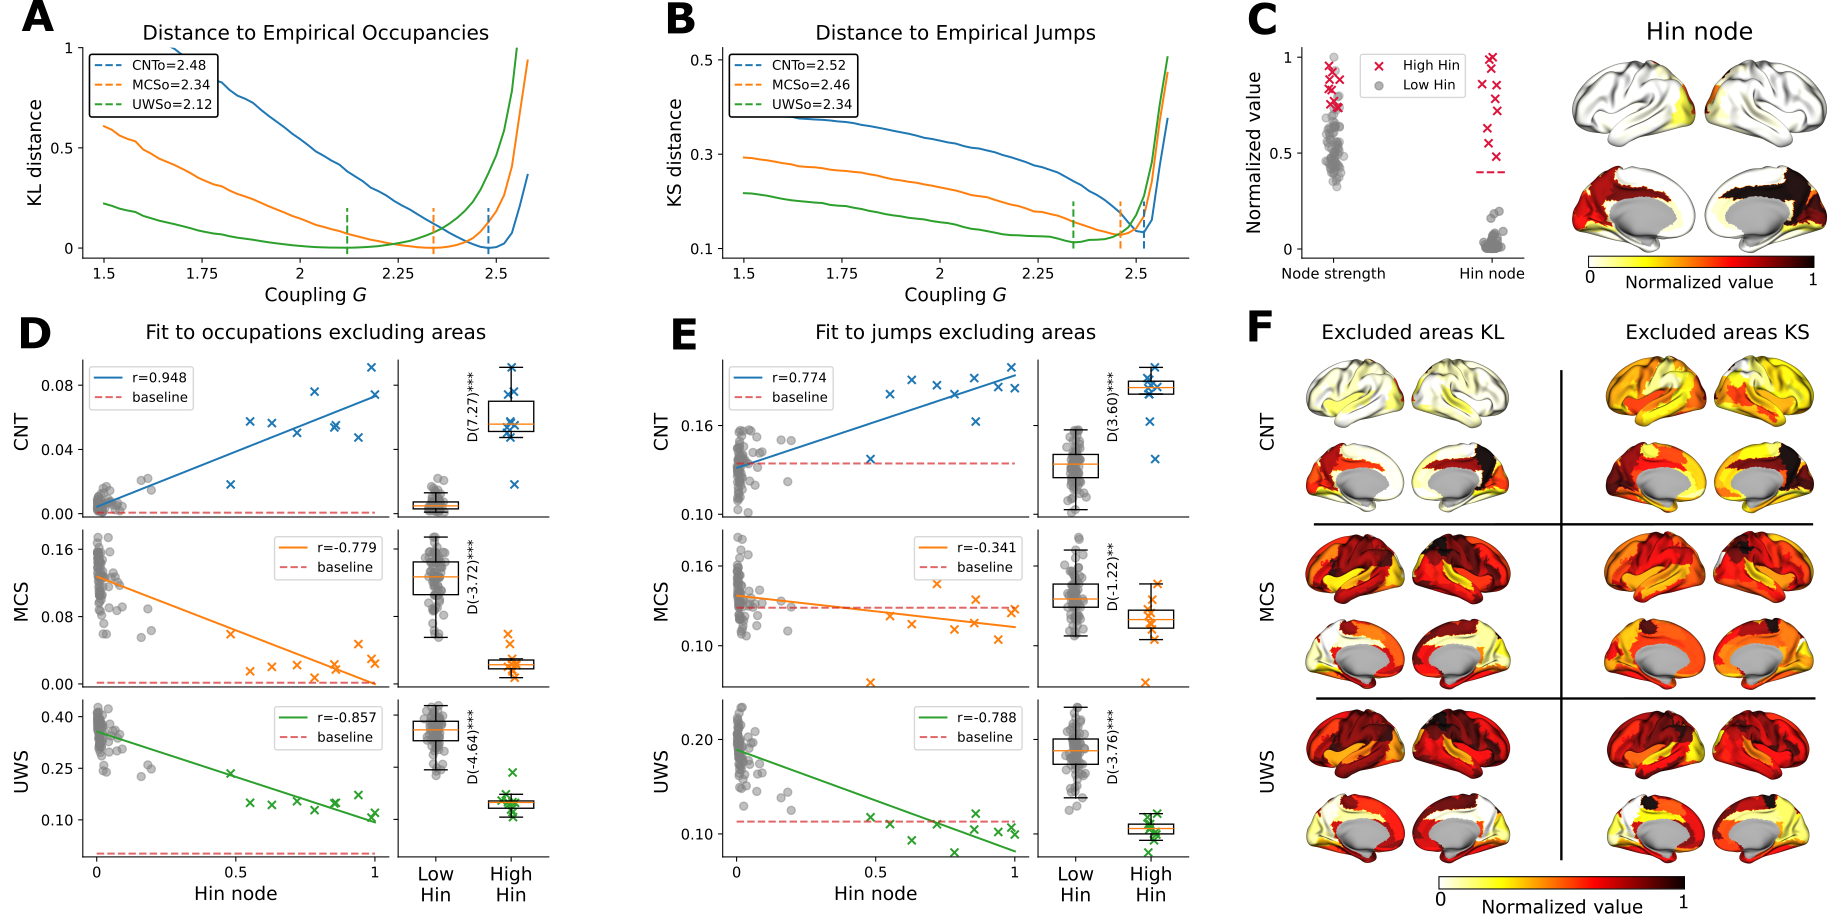

The script that saved this image:
# -*- coding: utf-8 -*-
"""
Created on Sun Apr 28 19:46:29 2024

@author: flehu
"""
import sys
sys.path.append("../analyze_empirical")
sys.path.append("../")
sys.path.append("../../")
import numpy as np
import pickle
import matplotlib.pyplot as plt
from scipy.special import rel_entr as kl #relative entropy = KL distance
from scipy.stats import linregress,spearmanr,mannwhitneyu
from scipy.stats import kstest
import HMA
import pandas as pd
import seaborn as sns
from statsmodels.stats.multitest import multipletests
from matplotlib.patches import FancyBboxPatch
import bct
import matplotlib as mpl
from plot_violins import violin_plot#(ax, data, color_names, alpha_violin = 1, s_box = 20, s_ind = 20,inds= None)
# from scipy.stats import linregress

mpl.rcParams['axes.spines.right'] = False
mpl.rcParams['axes.spines.top'] = False


def bar_subax(obs,y, cmap,yticks=None,ax=None,color=None,hidexticks=True):
    my_cmap = plt.get_cmap(cmap)
    rescale = lambda y: (y - np.min(y)) / (np.max(y) - np.min(y)) ##colorcode
    ax.bar(range(len(obs)), obs, color=my_cmap(rescale(y)))
    
    if yticks:
        ax.set_yticks(yticks[0],yticks[1],fontsize=ticksize)
    ax.legend(fontsize=legendsize,loc="upper center")
    ax.spines[['top', 'right']].set_visible(False)
    if hidexticks:
        ax.tick_params(labelbottom=False)
        ax.xaxis.set_tick_params(length=0)
        
def plot_significance_line(x1, x2, y, p_value, 
                           x_text=None, cliff=None, ax= None,
                           line_width=1.5, text_offset=0.002,linelength=0.001):

    # Draw horizontal line
    ax.plot([x1, x2], [y, y], color='black', lw=line_width)
    # Draw vertical ticks
    ax.plot([x1, x1], [y - linelength, y], color='black', lw=line_width)
    ax.plot([x2, x2], [y - linelength, y], color='black', lw=line_width)

    # Text
    if x_text is None:
        x_text = (x1 + x2) / 2
    
    if p_value < 0.001:
        text = "***"
    elif p_value <0.01:
        text = "**"
    elif p_value < 0.05:
        text = "*"
    else:
        text = f"p={p_value:.3f}"
    ax.text(x_text, y + text_offset, text, ha='center', va='bottom', fontsize=13)

def cohen_d(low,high):
    mean_high = np.mean(high)
    mean_low  = np.mean(low)
    
    var_high = np.var(high)
    var_low  = np.var(low)
    
    n_high = len(high)
    n_low  = len(low)
    # pooled SD per node
    std_pooled = np.sqrt(((n_high - 1) * var_high + (n_low - 1) * var_low) / (n_high + n_low - 2))
    return (mean_high - mean_low) / std_pooled
    

nodes= range(90)
#%%cargar
##cada llave es (G,seed) = (corrs,eucs,jumps_high,counts_high)
with open('../../../fastDMF/output/sweep_summary_seeds0_19.pickle', 'rb') as f:
    data = pickle.load(f)
# del f
#%%

with open('../../../fastDMF/empirical_truth/jump_distributions_dict_filt_ALLDIM.pickle', 'rb') as f:
    jump_dists_all = pickle.load(f)
with open('../../../fastDMF/output/broken_nodes_resweep_analysis_seeds0-19.pickle', 'rb') as f:
    broken_data = pickle.load(f)
del f
# halt
emp_occs_all = np.loadtxt('../../../fastDMF/empirical_truth/occupations_3clusters_alldim_euclidean.txt')
AALlabels = pd.read_csv("../../../sorted_AAL_labels.txt")["label"].values #nombre de las areas
struct = np.loadtxt("../../../structural_Deco_AAL.txt")
#%% join some data by seed
states = ["CNT","MCS","UWS"]

##data
Gs, seeds = [],[]
by_seed = {}
for key in data.keys():
    G,seed = key
    if G not in Gs:
        Gs.append(G)
    if seed not in seeds:
        by_seed[seed] = {}
        seeds.append(seed)
    by_seed[seed][G] = data[(G,seed)]
Gs,seeds = [np.sort(Gs),np.sort(seeds)]
Gs = Gs[Gs<2.6]
nseeds = len(seeds)

####fill the mean occupation euclidean and corr vector
occs = np.zeros((len(Gs),len(("c1","c2","c3"))))
euc = np.zeros((len(Gs),len(states)))
corrs = np.zeros((len(Gs),len(states)))
jumps = np.zeros((len(Gs),nseeds,191)) ###191 es el numero de saltos por simulacion


for seed in seeds:
    dic = by_seed[seed]
    for g,G in enumerate(Gs):
        corrs[g,:] += dic[G][0]
        euc[g,:] += dic[G][1]
        jumps[g,seed,:] =  dic[G][2]
        occs[g,:] += dic[G][3]
        
        
occs /= len(seeds)
euc /= len(seeds)
corrs /= len(seeds)

#sweep data KL occs
klCNT,klMCS,klUWS = [np.array([kl(occs[g,:],emp_occs_all[s]).sum() for g in range(len(Gs))]) for s in range(3)]
klGoCNT,klGoMCS,klGoUWS = [Gs[np.argmin(a)] for a in (klCNT,klMCS,klUWS)]
print("kl optima at",klGoCNT,klGoMCS,klGoUWS)
klminCNT,klminMCS,klminUWS = [np.min(a) for a in (klCNT,klMCS,klUWS)]

###sweep data KS saltos

ksCNT = np.array([np.array([kstest(jumps[g,s,:],jump_dists_all["CNT"])[0] for g in range(len(Gs))]) for s in range(nseeds)]).mean(axis=0)
ksMCS = np.array([np.array([kstest(jumps[g,s,:],jump_dists_all["MCS"])[0] for g in range(len(Gs))]) for s in range(nseeds)]).mean(axis=0)
ksUWS = np.array([np.array([kstest(jumps[g,s,:],jump_dists_all["UWS"])[0] for g in range(len(Gs))]) for s in range(nseeds)]).mean(axis=0)
ksGoCNT,ksGoMCS,ksGoUWS = [Gs[np.argmin(a)] for a in (ksCNT,ksMCS,ksUWS)]
print("ks optima at",ksGoCNT,ksGoMCS,ksGoUWS)
ksminCNT,ksminMCS,ksminUWS = [np.min(a) for a in (ksCNT,ksMCS,ksUWS)]




#%%broken data


##this is only occupations
occs_broken = np.zeros((len(nodes),3))
jumps_broken = np.zeros((len(nodes),191))

G_CNT_kl = 2.48
G_CNT_ks = 2.52
for key in broken_data.keys():
    G,node,seed = key
    if G == G_CNT_kl:
        occs_broken[node,:] = broken_data[key][3]
    if G == G_CNT_ks:
        jumps_broken[node,:] = broken_data[key][2]
        
klsCNT_broken = np.array([kl(occs_broken[n,:],emp_occs_all[0]).sum() for n in range(len(nodes))]) ##todos los kl del sweep
klsMCS_broken = np.array([kl(occs_broken[n,:],emp_occs_all[1]).sum() for n in range(len(nodes))]) ##todos los kl del sweep
klsUWS_broken = np.array([kl(occs_broken[n,:],emp_occs_all[2]).sum() for n in range(len(nodes))]) ##todos los kl del sweep



ksCNT_broken = np.array([kstest(jumps_broken[n,:],jump_dists_all["CNT"])[0] for n in range(len(nodes))])
ksMCS_broken = np.array([kstest(jumps_broken[n,:],jump_dists_all["MCS"])[0] for n in range(len(nodes))])
ksUWS_broken = np.array([kstest(jumps_broken[n,:],jump_dists_all["UWS"])[0] for n in range(len(nodes))])


#%%data for scatter

forces = struct.sum(axis=1)
Clus_num,Clus_size,H_all = HMA.Functional_HP(struct)
Hin,Hse = HMA.Balance(struct, Clus_num, Clus_size)
preHin_node,preHse_node = HMA.nodal_measures(struct, Clus_num, Clus_size)
Hin_node = preHin_node/preHin_node.max()
Hse_node= preHse_node/preHse_node.max()


betweenness_cent = bct.centrality.betweenness_wei(struct)

#%% some eyeballing
colors = ("tab:blue","tab:orange","tab:green")
##experiment using two levels of integration
#violin_plot(ax, data, color_names, alpha_violin = 1, s_box = 20, s_ind = 20,inds= None)

alfa = 0.5
scatteralfa = 0.5
titlesize = 18
subtitlesize=12
labelsize = 14
ticksize = 11
legendsize=10
height=4/13
std = 0.05;xpos1 = 0;xpos2 = 2;tickangle=0
epsilon=1e-2


def create_filter_iqr(x,k=3):
    return x > np.quantile(x, 0.75) + 1.5 * (np.quantile(x, 0.75) - np.quantile(x, 0.25))

def create_filter_std(x,k=2):
    return np.abs(x-np.mean(x)) > k*np.std(x)

def create_filter_dumb(x,k=0.4):
    return x > k

def create_filter_mad(x, k=2):
    med = np.median(x)
    mad = np.median(np.abs(x - med))
    return (x - med) > k * mad

def create_violin(obs,filtered,ax=None):
    color_names = ("tab:red","tab:blue")
    violin_plot(ax,[obs[filtered],obs[~filtered]],color_names = color_names,alpha_violin=0.7)
    
def stripplot_Hin_force(ax):
    val = forces[~outmask]/np.max(forces)
    ax.scatter(xpos1+np.random.normal(scale=std,size=(len(val))),val,color="grey",alpha=alfa-0.1)
    val = forces[outmask]/np.max(forces)
    ax.scatter(xpos1+np.random.normal(scale=std,size=(len(val))),val,marker="x",color="crimson")

    val = Hin_node[outmask]/np.max(Hin_node)
    ax.scatter(xpos2+np.random.normal(scale=std,size=(len(val))),val,marker="x",color="crimson",alpha=1,label="High Hin")
    val = Hin_node[~outmask]/np.max(Hin_node)
    ax.scatter(xpos2+np.random.normal(scale=std,size=(len(val))),val,color="grey",alpha=alfa+0.1,label="Low Hin")

    ax.hlines(k,xpos2-0.2,xpos2+0.2,color="crimson",linestyle="dashed")
    ###
    ax.set_xticks([xpos1,xpos2],("Node strength","Hin node"),rotation=tickangle,fontsize=ticksize)
    ax.set_xlim(-0.4,xpos2+0.4)
    ax.set_yticks((0,0.5,1),(0,0.5,1),fontsize=ticksize)
    ax.set_ylabel("Normalized value",fontsize=labelsize)
    ax.legend(fontsize=legendsize,loc="upper center")
    
    
def recreate_the_two(x, y, minn,outmask,
                     xticks=None,yticks=None,colors=("gray", "tab:blue"),
                     ax=None,loc=None,alpha=alfa,p=None,d=None):

    # --- Subaxis (clean data, no legend) ---
    subax1 = ax.inset_axes((0,0,2/3-epsilon,1))
    xclean = x[~outmask];yclean = y[~outmask]
    xdirt =  x[outmask] ;ydirt  = y[outmask]
    slope, intercept, r_value, p_value, std_err = linregress(xclean, yclean)
    subax1.scatter(xclean, yclean, color=colors[0],alpha=alpha)
    # ax.plot(np.sort(xclean), slope * np.sort(xclean) + intercept, color=colors[0],linestyle="dashed")

    # --- Main axis (all data) ---
    slope, intercept, r_value, p_value, std_err = linregress(x, y)
    subax1.scatter(xdirt, ydirt, color=colors[1],marker="x")
    subax1.plot(np.sort(x), slope * np.sort(x) + intercept, color=colors[1],label=f"r={r_value:.3f}")
    ###baseline
    subax1.hlines(minn,0,1,color="tab:red",linestyle="dashed",alpha=0.7,label="baseline")
    subax1.legend(loc=loc,fontsize=legendsize)
    
    
    
    subax2 = ax.inset_axes((2/3+epsilon,0,1/3-epsilon,1))
    bp1=subax2.boxplot(yclean, positions=(0,), widths=0.6,patch_artist=True, showfliers=False)
    subax2.scatter(0+np.random.normal(scale=std,size=len(yclean)),yclean,color="gray",alpha=alfa)
    
    subax2.scatter(1+np.random.normal(scale=std,size=len(ydirt)),ydirt,color=colors[1],marker="x",alpha=1)
    bp2=subax2.boxplot(ydirt, positions=(1,), widths=0.6,patch_artist=True, showfliers=False)
    for patch in list(bp1['boxes'])+list(bp2['boxes']):
        patch.set_facecolor("none")  # transparent
        patch.set_edgecolor("black")
    if yticks:
        ticklabels = [f"{val:.2f}" for val in yticks]
        subax1.set_yticks(yticks,ticklabels,fontsize=ticksize)
    subax2.set_yticks((yticks))
    subax2.set_yticklabels(len(yticks)*[""])
    if not xticks:
        subax1.set_xticks(())
        # subax1.xaxis.set_tick_params(length=0)
        subax2.set_xticks(())
        # subax2.xaxis.set_tick_params(length=0)
    else:
        subax1.set_xticks((0,0.5,1),(0,0.5,1),fontsize=ticksize)
        subax1.set_xlabel("Hin node",fontsize=labelsize)
        subax2.set_xticks((0,1),("Low\nHin", "High\nHin"),fontsize=labelsize)
    text = ""
    if p and d:
        if p < 0.001:
            add = "***"
        elif p < 0.01:
            add = "**"
        elif p < 0.05:
            add = "*"
        text+=f"D({d:.2f})"  + add
    subax2.text(0.5,0.7, text,fontsize=legendsize,
            ha='center', va='center',transform=subax2.transAxes,rotation=90)
    
    ##ylims
    scale = np.max(y)-np.min(y)
    lower = np.min((np.min(y),minn))-scale*0.03
    subax1.set_ylim(bottom=lower)
    subax2.set_ylim(bottom=lower)
    

    
values = Hin_node/Hin_node.max()
def plot_three_groups(vals,mins,outmask,yticks=None,colors=colors,ax=None):
    v1,v2,v3 = vals
    m1,m2,m3 = mins
    if yticks:
        yt1,yt2,yt3 = yticks
    else:
        yt1,yt2,yt3 = None,None,None
    
    ####comparisons
    l1,h1 = v1[~outmask],v1[outmask]
    l2,h2 = v2[~outmask],v2[outmask]
    l3,h3 = v3[~outmask],v3[outmask]
    _,p1, = mannwhitneyu(l1,h1)
    _,p2, = mannwhitneyu(l2,h2)
    _,p3, = mannwhitneyu(l3,h3)
    p1,p2,p3 = multipletests((p1,p2,p3), method='fdr_bh')[1]
    
    ##cohen ds
    d1 = cohen_d(l1,h1)
    d2 = cohen_d(l2,h2)
    d3 = cohen_d(l3,h3)
    
    ax1 = ax.inset_axes((0,2/3,1,height))
    recreate_the_two(values,v1,m1,outmask,colors = ("gray",colors[0]),
                      yticks=yt1,ax=ax1,p=p1,d=d1)
    
    ax2 = ax.inset_axes((0,1/3,1,height))
    recreate_the_two(values,v2,m2,outmask,colors = ("gray",colors[1]),
                      yticks=yt2,ax=ax2,p=p2,d=d2)
    # ax2.hlines(klminMCS,0,1,color="red",linestyle="dashed")
    
    ax3 = ax.inset_axes((0,0,1,height))
    recreate_the_two(values,v3,m3,outmask,colors = ("gray",colors[2]),
                      yticks=yt3,ax=ax3,xticks=True,p=p3,d=d3)
    # ax3.hlines(klminUWS,0,1,color="red",linestyle="dashed")
    
    ax1.set_xticks([])
    ax1.set_yticks([])
    ax1.spines[:].set_visible(False)
    ax2.set_xticks([])
    ax2.set_yticks([])
    ax2.spines[:].set_visible(False)
    ax3.set_xticks([])
    ax3.set_yticks([])
    ax3.spines[:].set_visible(False)
    
    
# def res_res(y,x1,x2):
    


slope, intercept, r_value, p_value, std_err = linregress(forces, Hin_node) ##here x is going to be force
residuals = Hin_node-(slope * forces + intercept) ##integration - what force predicts

k = 0.4
outmask = create_filter_dumb(Hin_node,k=k)
# outmask = create_filter_std(Hin_node,k=2)

    #%% figure
fig=plt.figure(99)
plt.clf()

##baseline occupations
ax = plt.subplot2grid((3,3),(0,0))
ax.set_title("Distance to Empirical Occupancies",fontsize=labelsize+1)
ax.plot(Gs,klCNT,color=colors[0])
ax.plot(Gs,klMCS,color=colors[1])
ax.plot(Gs,klUWS,color=colors[2])
ax.vlines(klGoCNT,-0.03,0.2,linestyle="dashed",color=colors[0],label=f"CNTo={klGoCNT:.2f}")
ax.vlines(klGoMCS,-0.03,0.2,linestyle="dashed",color=colors[1],label=f"MCSo={klGoMCS:.2f}")
ax.vlines(klGoUWS,-0.03,0.2,linestyle="dashed",color=colors[2],label=f"UWSo={klGoUWS:.2f}")
ax.set_xticks((1.5,1.75,2,2.25,2.5),(1.5,1.75,2,2.25,2.5),fontsize=ticksize)
ax.set_yticks((0,0.5,1),(0,0.5,1),fontsize=ticksize);ax.set_ylim([-0.05,1])
ax.set_xlabel(r"Coupling $G$",fontsize=labelsize)
ax.set_ylabel("KL distance",fontsize=labelsize)
#legend
leg=ax.legend(fontsize=legendsize, loc="upper left",framealpha=1)
leg.get_frame().set_facecolor("white")   # solid background
leg.get_frame().set_edgecolor("black")   # border color
leg.get_frame().set_linewidth(1.2)  


####baseline jumps
ax = plt.subplot2grid((3,3),(0,1))
ax.set_title("Distance to Empirical Jumps",fontsize=labelsize+1)
ax.plot(Gs,ksCNT,color=colors[0])
ax.plot(Gs,ksMCS,color=colors[1])
ax.plot(Gs,ksUWS,color=colors[2])
ax.vlines(ksGoCNT,0.1,0.2,linestyle="dashed",color=colors[0],label=f"CNTo={ksGoCNT:.2f}")
ax.vlines(ksGoMCS,0.1,0.2,linestyle="dashed",color=colors[1],label=f"MCSo={ksGoMCS:.2f}")
ax.vlines(ksGoUWS,0.1,0.2,linestyle="dashed",color=colors[2],label=f"UWSo={ksGoUWS:.2f}")
ax.set_xticks((1.5,1.75,2,2.25,2.5),(1.5,1.75,2,2.25,2.5),fontsize=ticksize)
ax.set_yticks((0.1,0.3,0.5),(0.1,0.3,0.5),fontsize=ticksize)
ax.set_xlabel(r"Coupling $G$",fontsize=labelsize)
ax.set_ylabel("KS distance",fontsize=labelsize)
leg=ax.legend(fontsize=legendsize, loc="upper left",framealpha=1)
leg.get_frame().set_facecolor("white")   # solid background
leg.get_frame().set_edgecolor("black")   # border color
leg.get_frame().set_linewidth(1.2)  


xticks = (0,0.5,1)


############integration vs node strength
ax = plt.subplot2grid((3,6),(0,4))
stripplot_Hin_force(ax)


########break things occupation
ax = plt.subplot2grid((3,3),(1,0),rowspan=2)
ax.set_title("Fit to occupations excluding areas",fontsize=labelsize+1)
plot_three_groups((klsCNT_broken,klsMCS_broken,klsUWS_broken),mins = (klminCNT,klminMCS,klminUWS),
                  outmask=outmask,yticks = ((0,0.04,0.08),(0,0.08,0.16),(0.1,0.25,0.4)),
                  colors = colors,ax=ax)
ax.set_xticks([])
ax.set_yticks([])
ax.spines[:].set_visible(False)
# ax.set_ylabel("Distance to Jumps (KS)",fontsize=labelsize,labelpad=50)
for i, label in enumerate(['CNT', 'MCS', 'UWS']):
    ax.text(-0.11, (5/6,3/6,1/6)[i], label, fontsize=labelsize,
            ha='right', va='center', transform=ax.transData,rotation=90)
ax.spines[['top','left','bottom','right']].set_visible(False)

#########break things jump
ax = plt.subplot2grid((3,3),(1,1),rowspan=2)
ax.set_title("Fit to jumps excluding areas",fontsize=labelsize+1)
plot_three_groups((ksCNT_broken,ksMCS_broken,ksUWS_broken),mins = (ksminCNT,ksminMCS,ksminUWS),
                  outmask=outmask,yticks = ((0.1,0.16),(0.1,0.16),(0.1,0.2)),
                  colors = colors,ax=ax)
ax.set_xticks([])
ax.set_yticks([])
ax.spines[:].set_visible(False)
for i, label in enumerate(['CNT', 'MCS', 'UWS']):
    ax.text(-0.11, (5/6,3/6,1/6)[i], label, fontsize=labelsize,
            ha='right', va='center', transform=ax.transData,rotation=90)
ax.spines[['top','left','bottom','right']].set_visible(False)

####brains
ax = plt.subplot2grid((3,6),(1,4),rowspan=2)
ax.set_title("Excluded areas KL",fontsize=labelsize+1)
ax.set_xticks([])
ax.set_yticks([])
ax.spines[:].set_visible(False)
for i, label in enumerate(['CNT', 'MCS', 'UWS']):
    ax.text(-0.11, (5/6,3/6,1/6)[i], label, fontsize=labelsize,
            ha='right', va='center', transform=ax.transData,rotation=90)
ax.spines[['top','left','bottom','right']].set_visible(False)

ax = plt.subplot2grid((3,6),(1,5),rowspan=2)
ax.set_title("Excluded areas KS",fontsize=labelsize+1)
ax.set_xticks([])
ax.set_yticks([])
ax.spines[:].set_visible(False)
# for i, label in enumerate(['CNT', 'MCS', 'UWS']):
#     ax.text(-0.1, (5/6,3/6,1/6)[i], label, fontsize=labelsize,
#             ha='right', va='center', transform=ax.transData,rotation=90)
ax.spines[['top','left','bottom','right']].set_visible(False)




plt.tight_layout()
# plt.savefig("prefig4_better.svg",dpi=300,transparent=True)
plt.show()

#%%
# norm = lambda x: (x-x.min())/(x.max()-x.min())
# to_save = {"Hin_node":norm(Hin_node),
#            "klsCNT_broken":norm(klsCNT_broken),
#            "klsMCS_broken":norm(klsMCS_broken),
#            "klsUWS_broken":norm(klsUWS_broken),
#            "ksCNT_broken":norm(ksCNT_broken),
#            "ksMCS_broken":norm(ksMCS_broken),
#            "ksUWS_broken":norm(ksUWS_broken)}
# np.savez_compressed("maps2brain.npz",**to_save)



#%% neurosynth

from scipy.stats import pearsonr,spearmanr
# from brainsmash.mapgen.base import Base

def reorder(mapp):
    left = mapp[::2]
    right = mapp[1::2][::-1]
    return np.concatenate((left,right))


neurosynth_folder="../"
parcellated_data = np.load(neurosynth_folder+'parcellated_data.npy')[:,:90]#[my_terms,:]
cognitive_terms = np.load(neurosynth_folder+'cognitive_terms.npy')#[my_terms]
# print(cognitive_terms)
for c,term in enumerate(cognitive_terms): #71 es consciousness
    mapp = reorder(parcellated_data[c])
    # r,p = pearsonr(klsCNT_broken,mapp)
    r,p = pearsonr(Hse_node,mapp)
    if p < 0.001:
        print(f"r={r:.3f},p={p}",term)


#%%surveying the Hin node and node strength topographic distribution        

outmask = create_filter_dumb(Hin_node,k=k)


###rsn
names = ("Vis","ES","Aud","SM","DM","EC")
rsn = np.loadtxt(neurosynth_folder+"RSN_AAL_Enzo.txt")
for n,name in enumerate(names): #########SE NOTA QUE COINCIDE CON LA DM network
    if name == "DM":
        print(name,":", AALlabels[rsn[:,n]==1])
print("\noutliers: ",AALlabels[outmask])


full_df = pd.DataFrame()
full_df["label"] = AALlabels
full_df["Hin_node"] = Hin_node/Hin_node.max()
full_df["force"] = forces/forces.max()
full_df["klCNT_broken"] = klsCNT_broken/klsCNT_broken.max()

##let's look for those exceptions





force_th,Hin_th = 0.75,0.4
mask =  (full_df["force"] > 0.7) & (full_df["Hin_node"]<= 0.4) 
print("\nhigh force but low Hin:",full_df[mask])

plt.figure(4)
plt.clf()
plt.subplot(221)
plt.scatter(full_df["force"],full_df["Hin_node"],alpha=0.7,marker="o")
plt.fill_between(np.arange(0.7,1.01,0.01),0,0.4,color="gray",alpha=0.4)
for a,area in enumerate(AALlabels):
    if mask[a]:
        # plt.text(float(full_df["force"].iloc[a]),
        #           float(full_df["Hin_node"].iloc[a]),
        #           area, rotation=np.random.uniform(low=0,high=90))
        plt.scatter([float(full_df["force"].iloc[a])],
                  [float(full_df["Hin_node"].iloc[a])],
                  label=area)
    if "Thalamus" in area:
        plt.scatter([float(full_df["force"].iloc[a])],
                  [float(full_df["Hin_node"].iloc[a])],
                  label=area,color="black")
plt.legend()

plt.xlabel("force")
plt.ylabel("Hin node")
plt.show()











